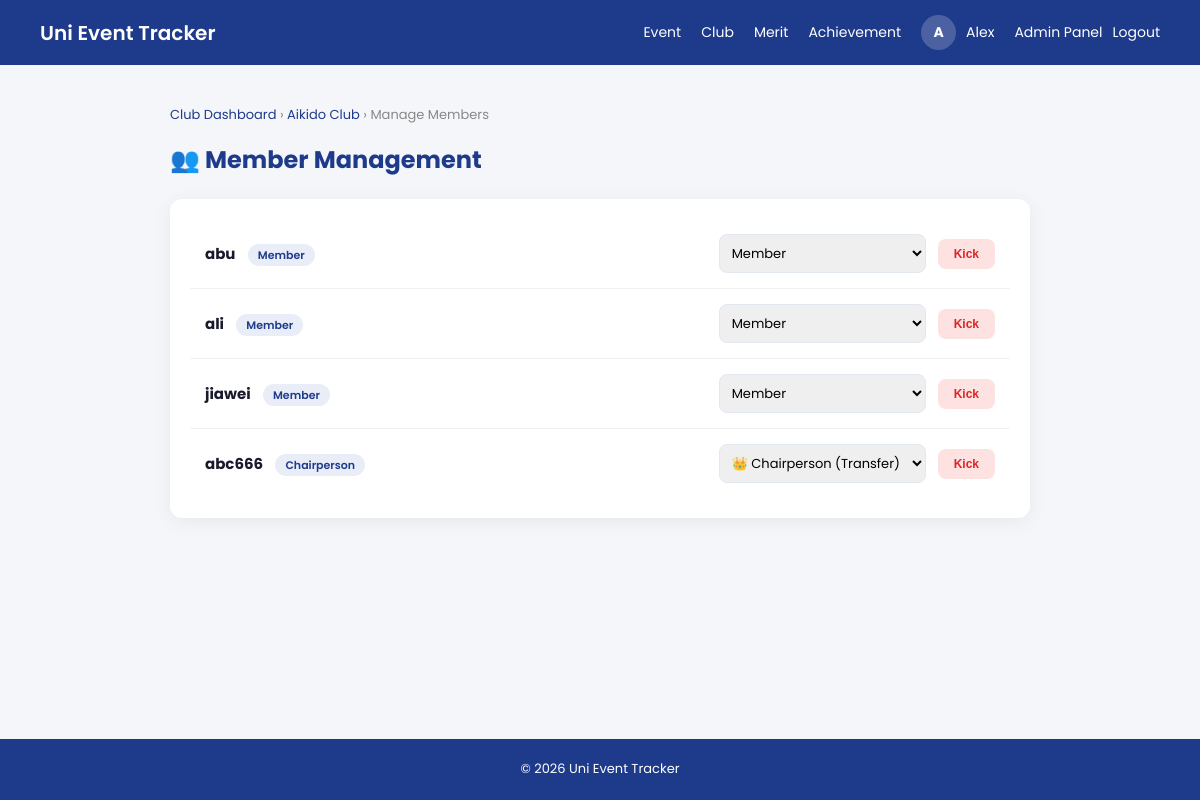
The page /clubtracker/club_manageMember.php?id=4 (signed in) on the database its author committed.
### tables this page shows
CREATE TABLE `club` (
  `club_id` int(10) NOT NULL,
  `club_name` varchar(50) NOT NULL,
  `club_CreateDate` date NOT NULL,
  `club_description` varchar(500) NOT NULL,
  `club_status` varchar(30) NOT NULL
);

CREATE TABLE `club_membership` (
  `membership_Id` int(255) NOT NULL,
  `userId` int(255) NOT NULL,
  `clubId` int(255) NOT NULL,
  `club_role` enum('Member','Chairperson','Vice Chairperson','Secretary','Assistant Secretary','Treasurer','Assistant Treasurer','Auditor','Committee') DEFAULT 'Member',
  `club_joinDate` datetime NOT NULL,
  `register_status` varchar(20) NOT NULL
);

CREATE TABLE `user` (
  `id` int(10) NOT NULL,
  `username` varchar(50) NOT NULL,
  `password` varchar(255) NOT NULL,
  `email` varchar(50) NOT NULL,
  `register_date` datetime NOT NULL,
  `role` varchar(10) NOT NULL DEFAULT 'student',
  `last_online` datetime DEFAULT NULL
);

### clubtracker/club_manageMember.php (the view, shortened to what this page needs)
<?php
require("../database.php");
$userid   = intval($_SESSION['userid']);
$club_id = isset($_GET['id']) ? intval($_GET['id']) : 0;
$stmt = $con->prepare("
    SELECT c.club_name, cm.club_role
    FROM club c
    LEFT JOIN club_membership cm ON cm.clubid = c.club_id AND cm.userid = ?
    WHERE c.club_id = ?
");
$stmt->bind_param("ii", $userid, $club_id);
$stmt->execute();
$club = $stmt->get_result()->fetch_assoc();
$memberStmt = $con->prepare("
    SELECT cm.membership_Id, cm.userid, cm.club_role, u.username
    FROM club_membership cm
    JOIN user u ON cm.userid = u.id
    WHERE cm.clubid = ? AND cm.register_status = 'Approved'
    ORDER BY FIELD(cm.club_role, 'Chairperson', 'Vice Chairperson', 'Secretary', 'Treasurer') ASC, u.username ASC
");
$memberStmt->bind_param("i", $club_id);
$memberStmt->execute();
$memberRes = $memberStmt->get_result();
?>
<!DOCTYPE html>
<html lang="en">
<head>
</head>
<body>
<header>
    <div class="logo"><a href="../index.php">Uni Event Tracker</a></div>
    <nav>
        <a href="../Event/event_dashboard.php">Event</a>
        <a href="../clubtracker/clubHandler.php">Club</a>
        <a href="../merit/merit_dashboard.php">Merit</a>
        <a href="../achievement/achievement_dashboard.php">Achievement</a>
         <?php if(isset($_SESSION['username'])){ ?>
        <div class="user-menu">
            <div class="avatar-circle" <a href="user/userprofile.php"><?php echo strtoupper(mb_substr($_SESSION['username'], 0, 1)); ?></div>
            <a href="../user/userprofile.php"><span><?php echo htmlspecialchars($_SESSION['username'], ENT_QUOTES, 'UTF-8'); ?></span><a>
            <?php if(isset($_SESSION['role']) && $_SESSION['role'] == 'admin'){ ?>
            <a href="../Admin/admin_dashboard.php">Admin Panel</a>
            <?php } ?>
            <a href="../logout.php">Logout</a>
        </div>
        <?php } else { ?>
        <a href="../register.php">Register</a>
        <a href="../login.php">Login</a>
        <?php } ?>
    </nav>
</header>
<div class="page-wrapper">
    <div class="breadcrumb">
        <a href="clubHandler.php">Club Dashboard</a> &rsaquo;
        <a href="clubDetail.php?id=<?= $club_id ?>"><?= htmlspecialchars($club['club_name']) ?></a> &rsaquo;
        Manage Members
    </div>
    <div class="page-header">
        <h2>👥 Member Management</h2>
    </div>
    <div class="card">
        <div class="member-list">
            <?php while($m = $memberRes->fetch_assoc()): ?>
            <div class="member-item" id="row-<?= $m['membership_Id'] ?>">
                <div class="member-info">
                    <strong><?= htmlspecialchars($m['username']) ?></strong>
                    <span class="member-role"><?= $m['club_role'] ?></span>
                </div>
                <?php if($m['userid'] != $userid): ?>
                <div style="display:flex;gap:12px;align-items:center;">
                    <select class="role-selector" data-mid="<?= $m['membership_Id'] ?>">
                        <option value="Member" <?= $m['club_role']=='Member'?'selected':'' ?>>Member</option>
                        <option value="Chairperson" <?= $m['club_role']=='Chairperson'?'selected':'' ?>>👑 Chairperson (Transfer)</option>
                    </select>
                    <button class="kick-btn btn-kick" data-mid="<?= $m['membership_Id'] ?>">Kick</button>
                </div>
                <?php endif; ?>
            </div>
            <?php endwhile; ?>
        </div>
    </div>
</div>
<footer>© 2026 Uni Event Tracker</footer>
</body>
</html>

### clubtracker/club_manageMember.php (style rules this page uses)
* { box-sizing:border-box;margin:0;padding:0; }
body { font-family:'Poppins',sans-serif;background:#f4f6f9;color:#333;line-height:1.6;display:flex;flex-direction:column;min-height:100vh; }
header { display:flex;justify-content:space-between;align-items:center;padding:15px 40px;background:#1E3A8A;color:white; }
.logo a { font-size:20px;font-weight:600;color:white;text-decoration:none; }
nav { display:flex;align-items:center;gap:20px; }
nav a { color:white;text-decoration:none;font-size:14px; }
.user-menu { display:flex;align-items:center;gap:10px;position: relative; }
.avatar-circle { width:35px;height:35px;border-radius:50%;background:rgba(255,255,255,0.2);display:flex;align-items:center;justify-content:center;font-weight:700;font-size:14px;color:white; }
.page-wrapper { flex:1;max-width:900px;margin:40px auto;padding:0 20px;width:100%; }
.breadcrumb { font-size:13px;color:#888;margin-bottom:15px; }
.breadcrumb a { color:#1E3A8A;text-decoration:none; }
.page-header { margin-bottom:20px; display:flex; justify-content:space-between; align-items:center; }
h2 { color:#1E3A8A;font-size:24px; font-weight:700; }
.card { background:white;border-radius:12px;box-shadow:0 4px 20px rgba(0,0,0,0.06);padding:20px; }
.member-item { display:flex;align-items:center;justify-content:space-between;padding:15px;border-bottom:1px solid #f1f1f1; }
.member-item:last-child { border-bottom:none; }
.member-info strong { font-size:15px; color:#1a1a2e; }
.member-role { font-size:11px;background:#e8edf8;color:#1E3A8A;padding:3px 10px;border-radius:20px;margin-left:8px;font-weight:600; }
select { padding:8px;border:1.5px solid #e2e8f0;border-radius:8px;font-family:inherit;font-size:13px; outline:none; }
.btn-kick { background:#fee2e2;color:#dc2626;border:none;padding:8px 16px;border-radius:8px;font-size:12px;font-weight:600;cursor:pointer; }
footer { text-align:center;padding:20px;background:#1E3A8A;color:white;font-size:13px;margin-top:auto; }

### rows shown on the page
club: club_name "Aikido Club"
club_membership: userId.username "abu", club_role "Member", club_role+membership_Id "Member"
club_membership: userId.username "ali", club_role "Member", club_role+membership_Id "Member"
club_membership: userId.username "jiawei", club_role "Member", club_role+membership_Id "Member"
club_membership: userId.username "abc666", club_role "Chairperson", club_role+membership_Id "👑 Chairperson (Transfer)"

### other values the page prints
mb_substr($_SESSION['username'], 0, 1) "A"
$_SESSION['username'] "Alex"
